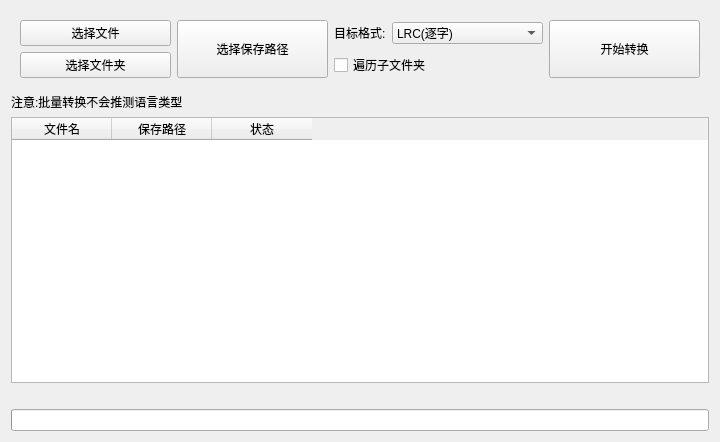
<?xml version="1.0" encoding="UTF-8"?>
<ui version="4.0">
 <class>batch_convert</class>
 <widget class="QWidget" name="batch_convert">
  <property name="geometry">
   <rect>
    <x>0</x>
    <y>0</y>
    <width>720</width>
    <height>442</height>
   </rect>
  </property>
  <property name="windowTitle">
   <string/>
  </property>
  <layout class="QVBoxLayout" name="verticalLayout">
   <item>
    <widget class="QWidget" name="control_bar" native="true">
     <layout class="QGridLayout" name="gridLayout">
      <item row="0" column="0">
       <widget class="QPushButton" name="select_files_button">
        <property name="text">
         <string>选择文件</string>
        </property>
       </widget>
      </item>
      <item row="0" column="1" rowspan="2">
       <widget class="QPushButton" name="save_path_button">
        <property name="sizePolicy">
         <sizepolicy hsizetype="Minimum" vsizetype="Expanding">
          <horstretch>0</horstretch>
          <verstretch>0</verstretch>
         </sizepolicy>
        </property>
        <property name="text">
         <string>选择保存路径</string>
        </property>
       </widget>
      </item>
      <item row="0" column="2">
       <widget class="QLabel" name="label">
        <property name="sizePolicy">
         <sizepolicy hsizetype="Fixed" vsizetype="Preferred">
          <horstretch>0</horstretch>
          <verstretch>0</verstretch>
         </sizepolicy>
        </property>
        <property name="text">
         <string>目标格式:</string>
        </property>
       </widget>
      </item>
      <item row="0" column="3">
       <widget class="QComboBox" name="format_comboBox">
        <item>
         <property name="text">
          <string>LRC(逐字)</string>
         </property>
        </item>
        <item>
         <property name="text">
          <string>LRC(逐行)</string>
         </property>
        </item>
        <item>
         <property name="text">
          <string>增强型LRC(ESLyric)</string>
         </property>
        </item>
        <item>
         <property name="text">
          <string>SRT</string>
         </property>
        </item>
        <item>
         <property name="text">
          <string>ASS</string>
         </property>
        </item>
       </widget>
      </item>
      <item row="0" column="4" rowspan="2">
       <widget class="QPushButton" name="start_button">
        <property name="sizePolicy">
         <sizepolicy hsizetype="Minimum" vsizetype="Expanding">
          <horstretch>0</horstretch>
          <verstretch>0</verstretch>
         </sizepolicy>
        </property>
        <property name="text">
         <string>开始转换</string>
        </property>
       </widget>
      </item>
      <item row="1" column="0">
       <widget class="QPushButton" name="select_dirs_button">
        <property name="text">
         <string>选择文件夹</string>
        </property>
       </widget>
      </item>
      <item row="1" column="2" colspan="2">
       <widget class="QCheckBox" name="recursive_checkBox">
        <property name="text">
         <string>遍历子文件夹</string>
        </property>
        <property name="checked">
         <bool>false</bool>
        </property>
       </widget>
      </item>
     </layout>
    </widget>
   </item>
   <item>
    <widget class="QLabel" name="label_2">
     <property name="text">
      <string>注意:批量转换不会推测语言类型</string>
     </property>
    </widget>
   </item>
   <item>
    <widget class="ProportionallyStretchedTableWidget" name="files_table">
     <property name="editTriggers">
      <set>QAbstractItemView::EditTrigger::NoEditTriggers</set>
     </property>
     <property name="selectionMode">
      <enum>QAbstractItemView::SelectionMode::ExtendedSelection</enum>
     </property>
     <property name="selectionBehavior">
      <enum>QAbstractItemView::SelectionBehavior::SelectRows</enum>
     </property>
     <column>
      <property name="text">
       <string>文件名</string>
      </property>
     </column>
     <column>
      <property name="text">
       <string>保存路径</string>
      </property>
     </column>
     <column>
      <property name="text">
       <string>状态</string>
      </property>
     </column>
    </widget>
   </item>
   <item>
    <widget class="QLabel" name="status_label"/>
   </item>
   <item>
    <widget class="QProgressBar" name="progressBar">
     <property name="format">
      <string notr="true">%v/%m %p%</string>
     </property>
    </widget>
   </item>
  </layout>
 </widget>
 <customwidgets>
  <customwidget>
   <class>ProportionallyStretchedTableWidget</class>
   <extends>QTableWidget</extends>
   <header>LDDC.gui.components.custom_widgets</header>
  </customwidget>
 </customwidgets>
 <resources/>
 <connections/>
</ui>
